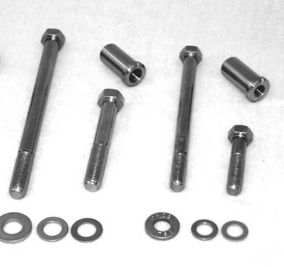
//> input picture ImageProcessing/image/bolt.bmp, 284 x 267 px
$ ./OpenCVTest   (built with g++ and OpenCV 4)
//> lines starting //> are read from the running program, lines starting //| are printed output that depends on the picture
#include <opencv2/core/core.hpp>
#include <opencv2/imgcodecs.hpp>
#include <opencv2/highgui/highgui.hpp>
#include <iostream>

using namespace cv;
using namespace std;

int main(int argc, char** argv) {
	Mat src, dst, dst2;
	src = imread("bolt.bmp", IMREAD_COLOR); // Read the file
//> src is the input picture: 267 rows x 284 cols, CV_8UC3; min 25, max 255, mean 221.3
	dst = Mat::zeros(src.size(), src.type());
	dst2 = Mat::zeros(src.size(), src.type());
	int min = 10000, max = 0, sum = 0;
	//double mask[3][3] = { { 1. / 9, 1. / 9, 1. / 9 },{ 1. / 9, 1. / 9, 1. / 9 },{ 1. / 9, 1. / 9, 1. / 9 } };
	double mask[3][3] = { {1,1,1},{1,1,1},{1,1,1} };
	double val;


	for (int i = 0; i<src.size().height; i++)
	{
		for (int j = 0; j<src.size().width; j++)
		{
			for (int c = 0; c<3; c++)
			{
				val = 0;
				for (int mi = -1; mi<2; mi++)
				{
					for (int mj = -1; mj<2; mj++)
					{
						if (i + mi>-1 && i + mi <src.size().height && j + mj>-1 && j + mj <src.size().width)
						{
							val = double(src.at<Vec3b>((i + mi), (j + mj))[c]) * double(mask[mi + 1][mj + 1]);
							if (min > val)
								min = int(val);
							if (max < val)
								max = int(val);

						}
					}
				}
				//dst.at<Vec3b>(i, j)[c] = int(val);
				dst.at<Vec3b>(i, j)[c] = min;
				dst2.at<Vec3b>(i, j)[c] = max;

				min = 1000;
				max = 0;

			}

		}

	}
//> this loop made 267 passes
//> val on passes 1 to 3: 217, 219, 223
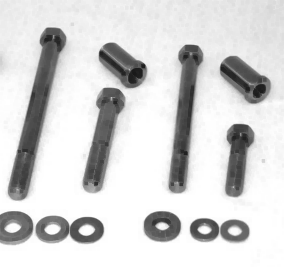
//> dst: 267 rows x 284 cols, CV_8UC3; min 25, max 255, mean 212.1
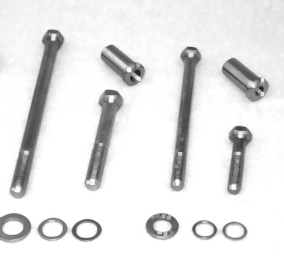
//> dst2: 267 rows x 284 cols, CV_8UC3; min 35, max 255, mean 230.1
//> after the loop, val = 255; min = 1000; max = 0
	namedWindow("source", WINDOW_AUTOSIZE); // Create a window for display.
	imshow("source", src);                // Show our image inside it.
	imwrite("lowpass_filtering_3.bmp", src);

	namedWindow("result", WINDOW_AUTOSIZE); // Create a window for display.
	imshow("result", dst);                // Show our image inside it.
	imwrite("lowpass_filtering_3.bmp", dst);

	namedWindow("result2", WINDOW_AUTOSIZE); // Create a window for display.
	imshow("result2", dst2);                // Show our image inside it.
	imwrite("lowpass_filtering_3.bmp", dst2);
	waitKey(0); // Wait for a keystroke in the window
	return 0;
}
